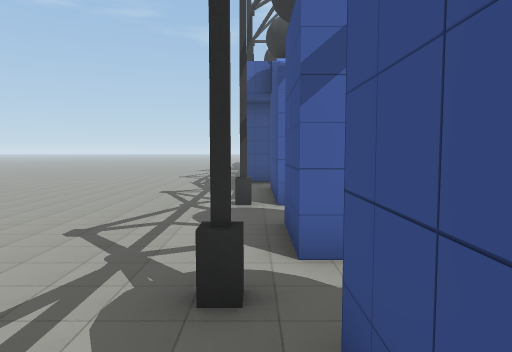
view 1 (above)

24 first-person views from a walk through a scene from a Unity 3-D project. The camera is 1.2 m above the floor, tilts 4° down and sees 70° across. The floor is counted in squares, 1 m on a side. Each view is taken from the middle of a square. On the plan, view 1 faces up. The plan holds only what a view shows up to about 15 squares ahead; the rest is blank. The place goes on beyond the plan. The player is left out. Some surface patterns are stand-ins.

view 2
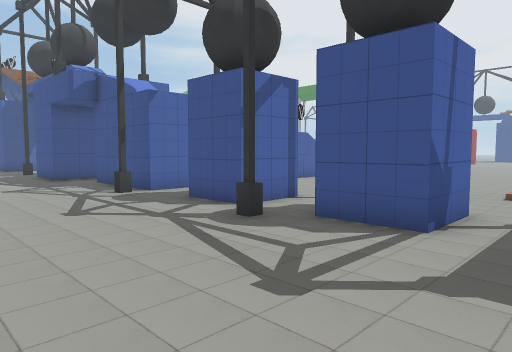

view 3
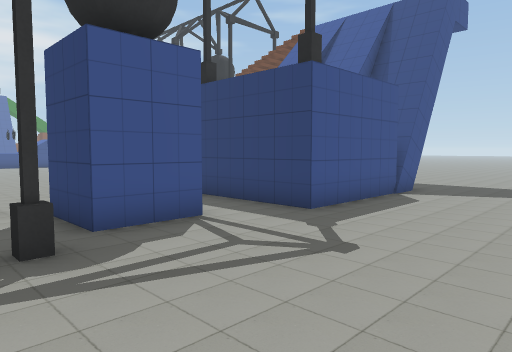

view 4
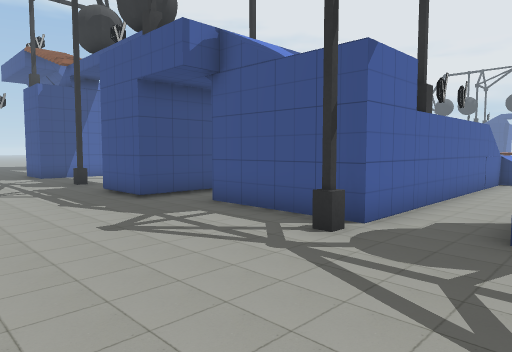

view 5
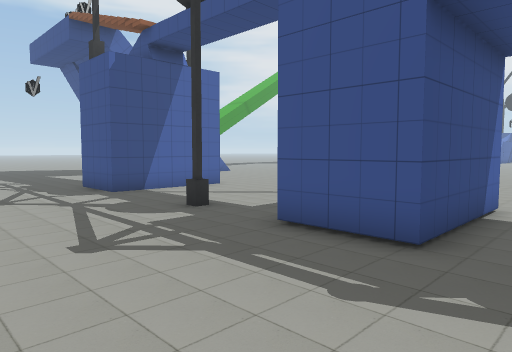

view 6
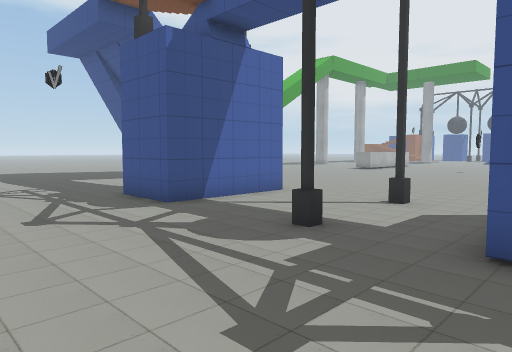

view 7
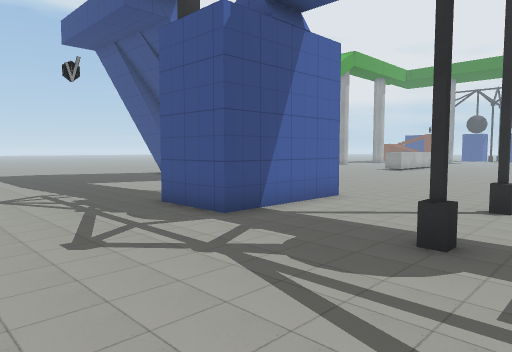

view 8
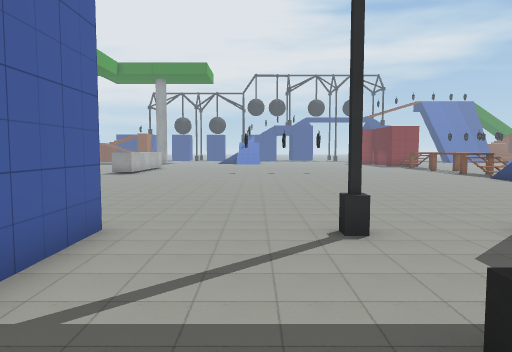

view 9
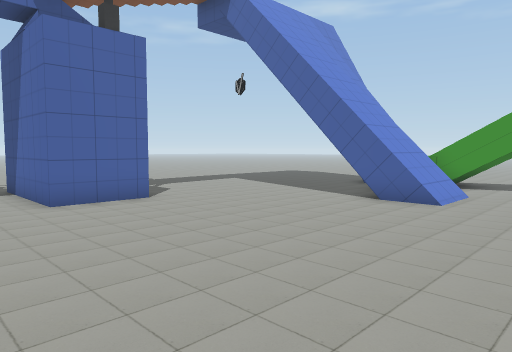

view 10
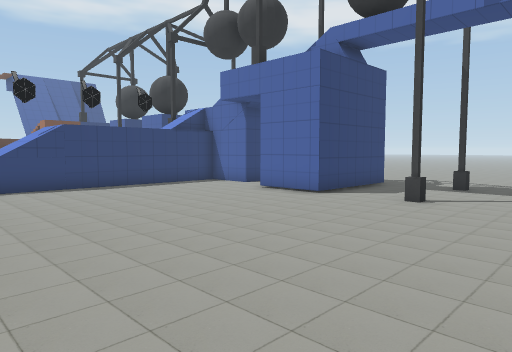

view 11
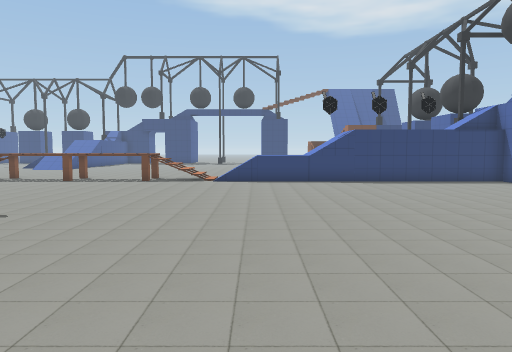

view 12
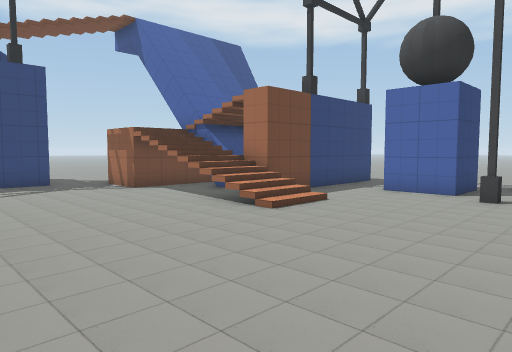

view 13
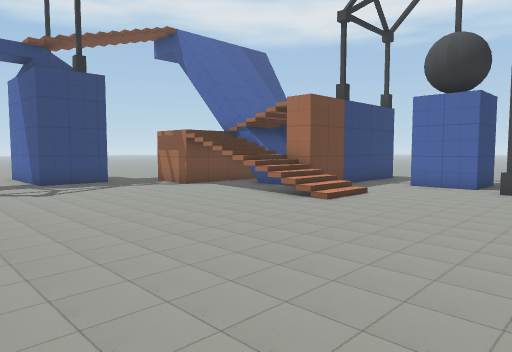

view 14
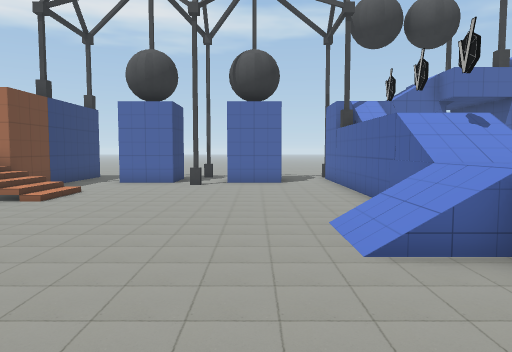

view 15
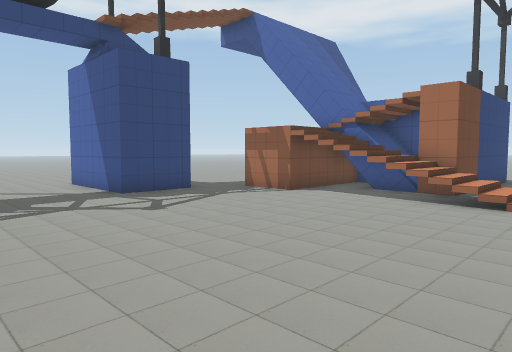

view 16
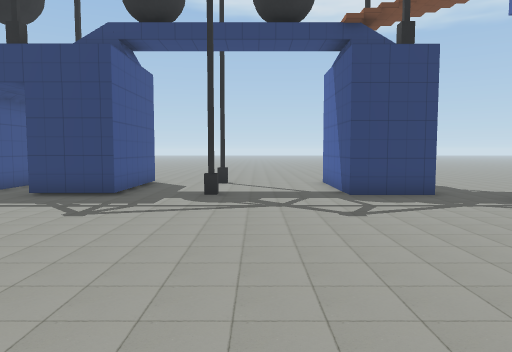

view 17
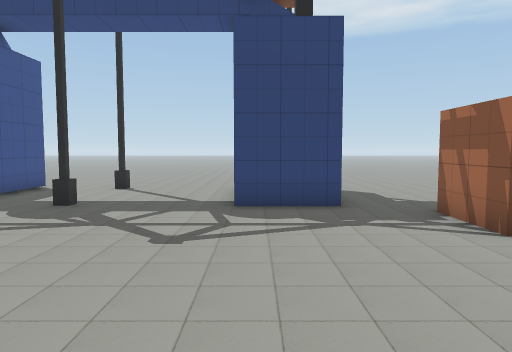

view 18
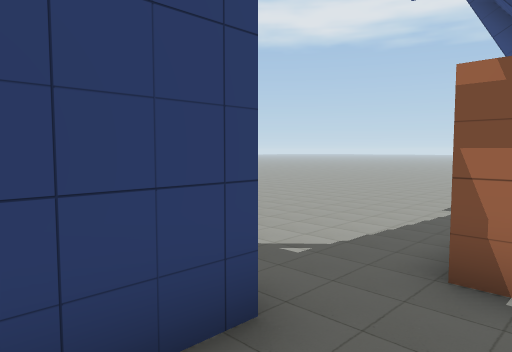

view 19
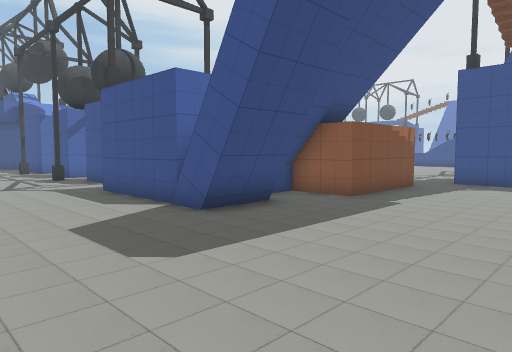

view 20
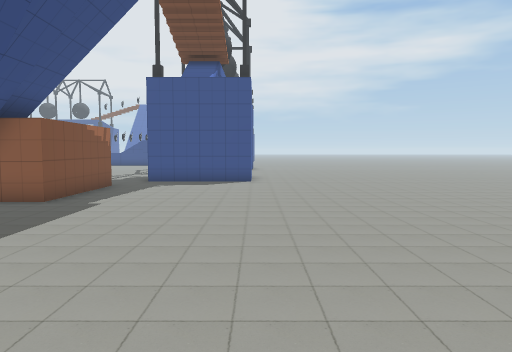

view 21
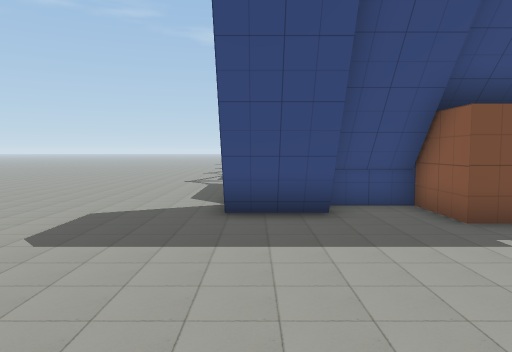

view 22
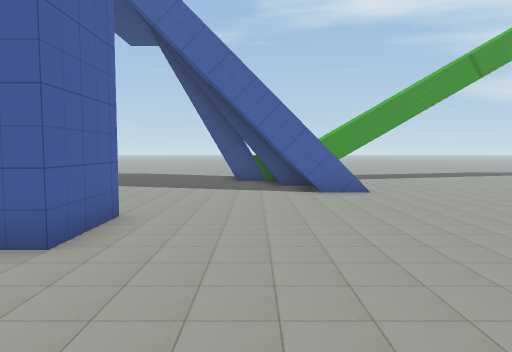

view 23
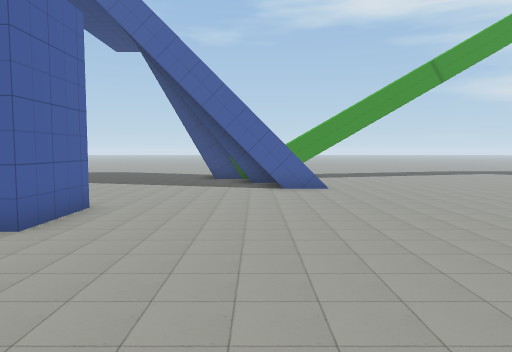

view 24
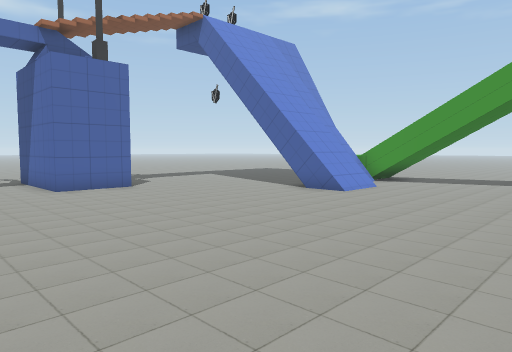

### Floor plan
Key: @ floor where view 1 was taken; # wall or solid block; . main floor; : floor 1 m higher than the main floor; + floor 2 m higher than the main floor; * floor 3 m higher than the main floor; / step, stairs or slope; = window, fence, low wall or low ledge; ^ raised ledge; v drop or lower ground; B ball; T thing the floor can be seen under or through; O other object.
Columns run from 5 left of view 1 to 22 right of it. Each row starts with its distance up from view 1.
 33    ......##OOO^##.....
 32    ........###.........
 31    ........#v .........
 30   ......... ///.......
 29   .........////......
 28   ...................
 27   ..................
 26   ..................
 25  ....#  #...........
 24  ....#  #...........
 23  ....#  #...........
 22  ....####...........
 21  ...................
 20 .....................
 19 .....#..#.............
 18 ......................
 17 ......................
 16  ....####...............
 15 .....####...............
 14 .....####................
 13 ..........................
 12 ......B#..................
 11 ......B#...................
 10 ......*########====..#vvvvvv
  9 ......**##O+O+O::  //
  8 .....#**##++++//:/
  7 ...............///..
  6  .....##............
  5 ......##..............
  4 ......##............
  3  ..... .#...........
  2  .....TT............
  1 ......##............ .
  0 .....@##...//.......
 -1 ...........//.........
 -2 .....######//.........
 -3 .....#  # #//..........
 -4 .....#  #^^//...........
 -5 .....#  #^^//...........
 -6 .....####^^//............
 -7 .....######++.............
 -8  ....##..##v+.............
 -9  .............###...#..###.
-10  .............###......#  .#
-11  .............###......#  .B
-12  .............###......#
-13 ...............##......#
-14   ......................

Where each view was taken, in squares from view 1:
view 1: 0 up, 0 right, facing up
view 2: 2 down, 5 left, facing up-right
view 3: 4 up, 5 left, facing down-right
view 4: 5 up, 5 left, facing up-right
view 5: 12 up, 5 left, facing up-right
view 6: 15 up, 5 left, facing up-right
view 7: 17 up, 5 left, facing up-right
view 8: 20 up, 2 left, facing right
view 9: 20 up, 12 right, facing up-left
view 10: 22 up, 12 right, facing down-left
view 11: 24 up, 12 right, facing down
view 12: 5 up, 13 right, facing down-left
view 13: 5 up, 15 right, facing down-left
view 14: 5 up, 16 right, facing left
view 15: 1 up, 16 right, facing down-left
view 16: 1 up, 14 right, facing down
view 17: 1 down, 11 right, facing down
view 18: 7 down, 11 right, facing down-left
view 19: 13 down, 5 left, facing up-right
view 20: 13 down, 5 left, facing right
view 21: 14 down, 0 right, facing up
view 22: 18 up, 6 right, facing up
view 23: 17 up, 7 right, facing up
view 24: 19 up, 15 right, facing up-left
